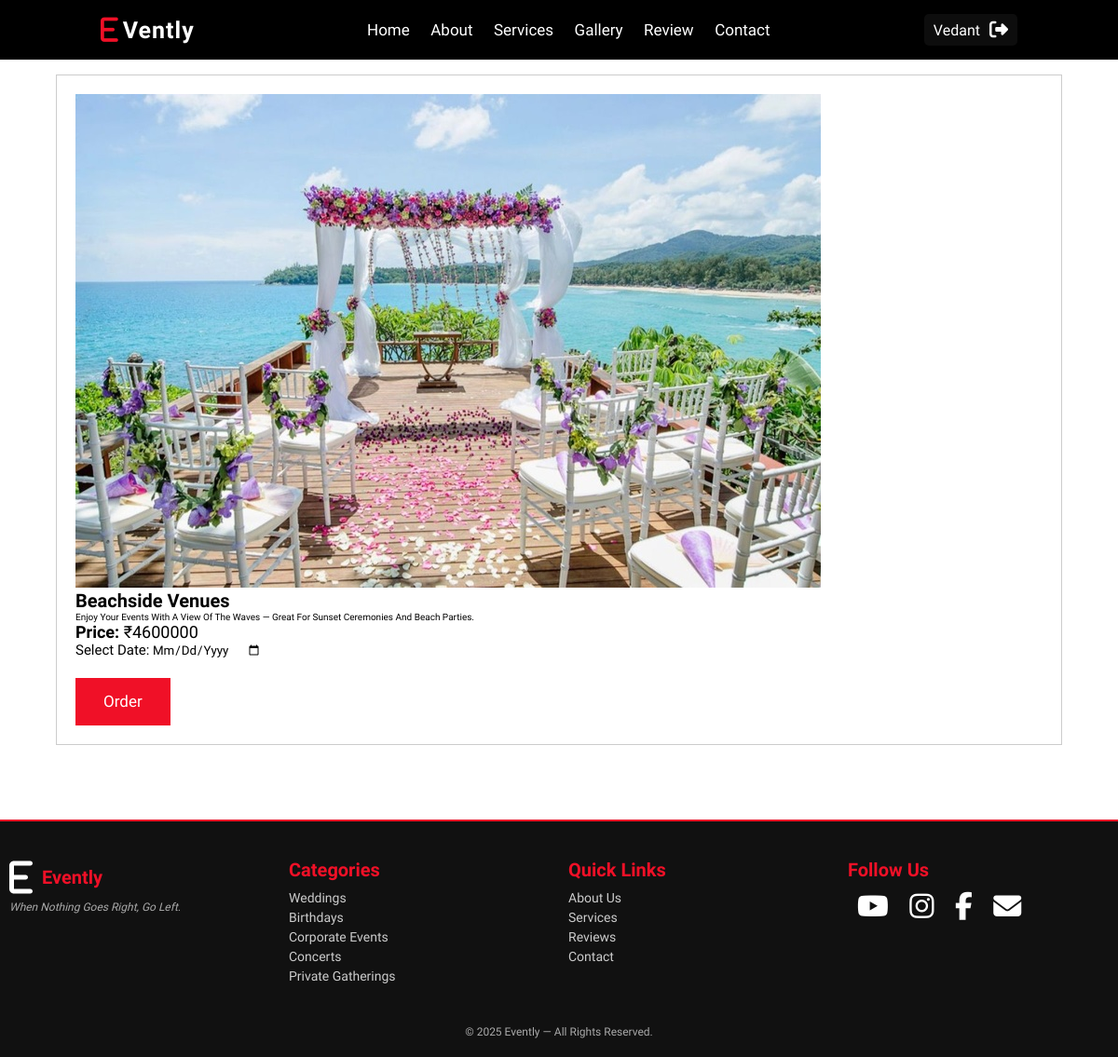
/book.php?vid=3 (signed in), run on the app's committed database.
### tables this page shows
CREATE TABLE `venue` (
  `vid` int(10) NOT NULL,
  `vname` varchar(30) NOT NULL,
  `vimage` varchar(100) NOT NULL,
  `vdesc` varchar(100) NOT NULL,
  `vprice` int(50) NOT NULL
);

### book.php (the view, shortened to what this page needs)
<!DOCTYPE html>
<html lang="en">
<head>
    <link rel="stylesheet" href="https://cdnjs.cloudflare.com/ajax/libs/Swiper/11.0.5/swiper-bundle.min.css">
    <link rel="stylesheet" href="https://cdnjs.cloudflare.com/ajax/libs/Swiper/5.3.7/css/swiper.min.css">
    <link rel="stylesheet" href="https://cdnjs.cloudflare.com/ajax/libs/font-awesome/6.5.0/css/all.min.css">
    <link rel="stylesheet" href="style.css">
</head>
<body>
    <?php include "./partials/header.php"; ?>
    <?php
        if (isset($_GET['vid'])) {
            $vid = intval($_GET['vid']);
            $sql = "SELECT * FROM venue WHERE vid = $vid";
            $result = mysqli_query($conn, $sql);
            if ($row = mysqli_fetch_assoc($result)) {
                $vname = $row['vname'];
                $vimage = $row['vimage'];
                $vdesc = $row['vdesc'];
                $vprice = $row['vprice'];
                echo '
                <section class="cart" style="padding: 80px 60px;">
                    <div class="container">
                        <div class="venue-box" style="border: 1px solid #ccc; padding: 20px;">
                            <img src="./admin/images/' . $vimage . '" alt="' . $vname . '" style="max-width: 100%; height: auto;">
                            <h3 style="font-size:20px;">' . $vname . '</h3>
                            <p>' . $vdesc . '</p>
                            <p style="font-size:18px;"><strong>Price:</strong> ₹' . $vprice . '</p>
                            <form method="POST" action="cart.php">
                                <input type="hidden" name="vid" value="' . $vid . '">
                                <label for="date" style="font-size:15px;">Select Date:</label>
                                <input type="date" name="date" required><br><br>
                                <button type="submit" class="btn btn-primary">Order</button>
                            </form>
                        </div>
                    </div>
                </section>';
            } else {
                echo "<p>Venue not found.</p>";
            }
        } else {
            echo "<p>No venue selected.</p>";
        }
    ?>
    <?php include './partials/footer.php'; ?>
</body>
</html>

### style.css (style rules this page uses)
* { font-family: "besley",serif; margin:0; padding:0; box-sizing: border-box; border: none; outline:none; text-transform: capitalize; text-decoration: none; transition: 0.2s all linear; }
html { font-size: 62.5%; overflow-x:hidden; scroll-padding-top:9rem; scroll-behavior: smooth; }
section { padding: 2rem 7%; }
:root { --main:#f01027; --box_shadow:0 0.5rem 1.5rem rgba(0,0,0,0,3); }
.btn { background: var(--main); cursor: pointer; color: #fff; display: inline-block; padding: 0.9em 3rem; margin-top: 1rem; font-size: 1.7em; }

### data on the page
venue: vimage (picture), vname "Beachside Venues", vdesc "Enjoy Your Events With A View Of The Waves — Great For Sunset Ceremonies And Beach Parties.", vprice "4600000"

### other printed values
$emailName "Vedant"
